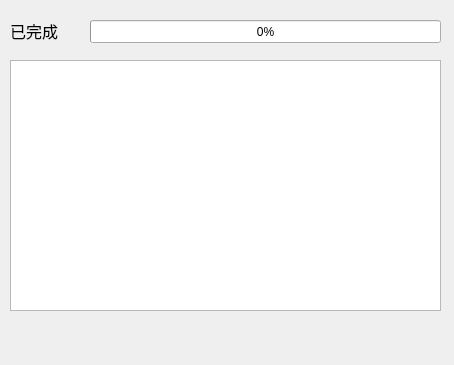
<?xml version="1.0" encoding="UTF-8"?>
<ui version="4.0">
 <class>Client</class>
 <widget class="QDialog" name="Client">
  <property name="geometry">
   <rect>
    <x>0</x>
    <y>0</y>
    <width>454</width>
    <height>365</height>
   </rect>
  </property>
  <property name="windowTitle">
   <string>接收</string>
  </property>
  <widget class="QProgressBar" name="progressBar">
   <property name="geometry">
    <rect>
     <x>90</x>
     <y>20</y>
     <width>351</width>
     <height>23</height>
    </rect>
   </property>
   <property name="value">
    <number>0</number>
   </property>
  </widget>
  <widget class="QLabel" name="label">
   <property name="geometry">
    <rect>
     <x>10</x>
     <y>20</y>
     <width>61</width>
     <height>21</height>
    </rect>
   </property>
   <property name="font">
    <font>
     <pointsize>12</pointsize>
    </font>
   </property>
   <property name="text">
    <string>已完成</string>
   </property>
  </widget>
  <widget class="QTextBrowser" name="textBrowser">
   <property name="geometry">
    <rect>
     <x>10</x>
     <y>60</y>
     <width>431</width>
     <height>251</height>
    </rect>
   </property>
  </widget>
 </widget>
 <resources/>
 <connections/>
</ui>
